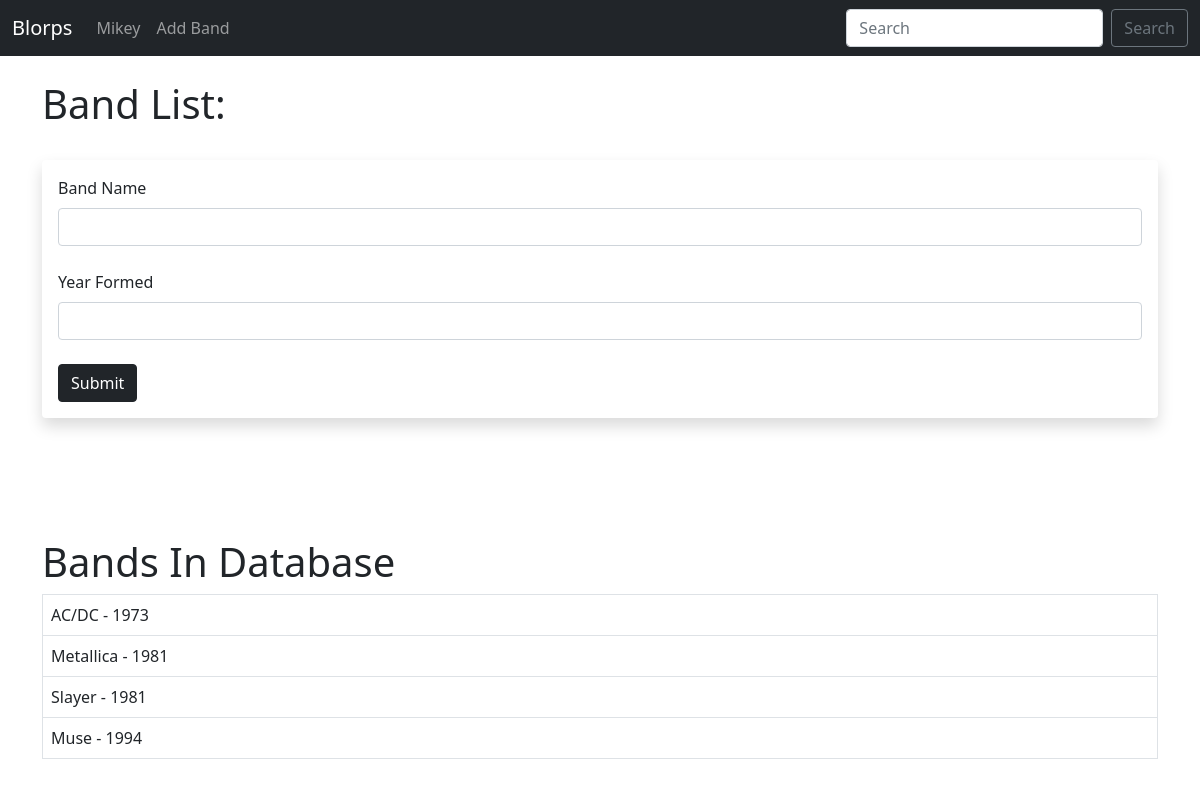
Before: /band/add with the older database file.
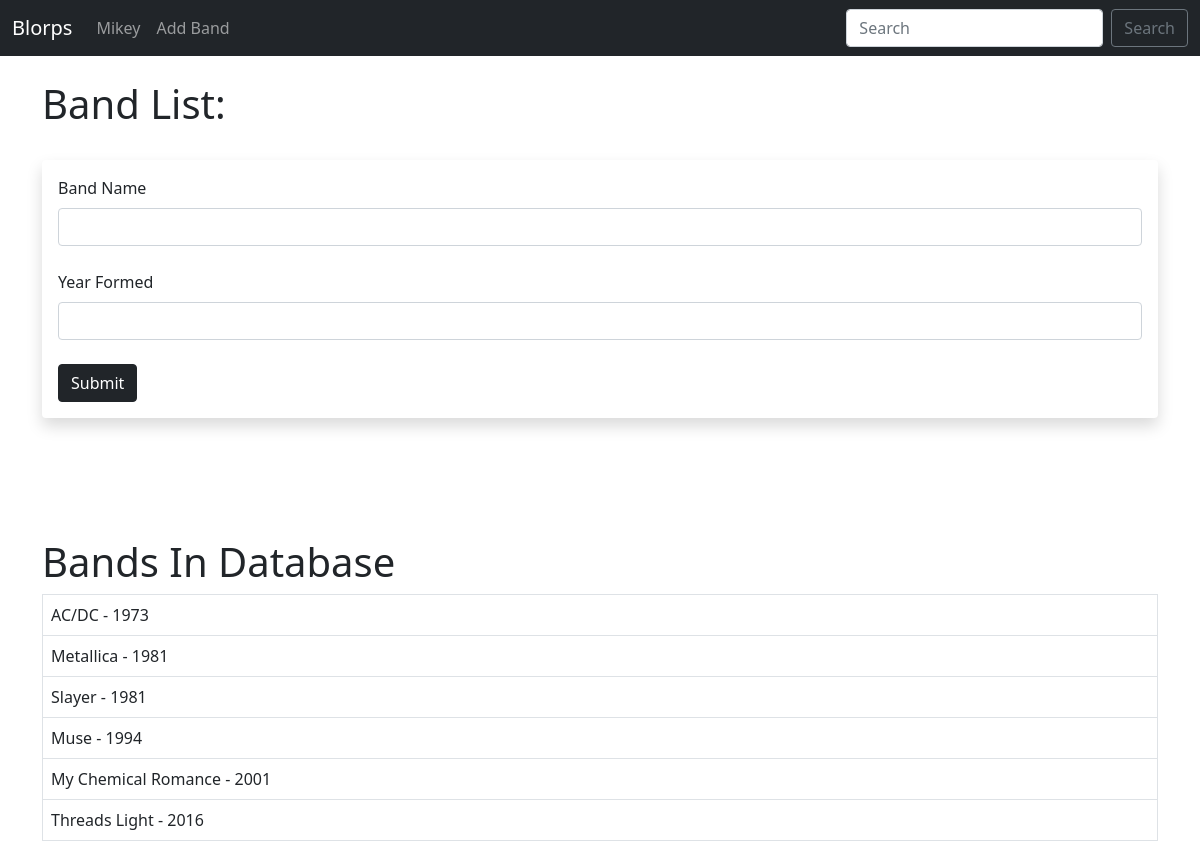
After: the same page with the newer database file.
### main.py (models this page shows, shortened)
class Bands(db.Model):
    id = db.Column(db.Integer, primary_key=True)
    band = db.Column(db.String(50), nullable=False)
    year_formed = db.Column(db.Integer, nullable=False)

### main.py (the view, shortened to what this page needs)
@app.route("/band/add", methods=['GET', 'POST'])
def add_band():
    band = None
    year = 0
    form = BandForm()
    our_bands = Bands.query.order_by(Bands.year_formed)
    return render_template("add_band.html",
        form=form,
        band=band,
        our_bands=our_bands)

### main.py
class BandForm(FlaskForm):
    band = StringField("Band Name", validators=[DataRequired()])
    year_formed = IntegerField("Year Formed", validators=[DataRequired()])
    submit = SubmitField("Submit")

### templates/add_band.html (shortened to what this page needs)
{% extends 'base.html' %}
{% block content %}
{% if band %}
    <h1>Added {{ band }}</h1>
{% else %}
    <h1>Band List:</h1>
    <br/>
<div class="shadow p-3 mb-5 bg-body rounded">
    <form method="POST">
        {{ form.band.label(class="form-label") }}
        {{ form.band(class="form-control") }}
        <br/>
        {{ form.year_formed.label(class="form-label") }}
        {{ form.year_formed(class="form-control") }}
        <br/>
        {{ form.submit(class="btn btn-dark") }}
    </form>
</div>
<br/><br/><br/>
<table class="table table-hover
table-bordered">
<h1>Bands In Database</h1>
{% for our_band in our_bands %}
    <tr>
    <td>{{ our_band.band }} -
    {{ our_band.year_formed }}</td>
    </tr>
{% endfor %}
</table>
{% endif %}
{% endblock %}

### templates/base.html (shortened to what this page needs)
<!doctype html>
<html lang="en">
  <head>
    <link href="https://cdn.jsdelivr.net/npm/bootstrap@5.0.0-beta3/dist/css/bootstrap.min.css" rel="stylesheet">
  </head>
  <body>
      {% include 'navbar.html' %}
    <br/>
    <div class="container">
        {% block content %}
        {% endblock %}
    </div>
  </body>
</html>

### templates/navbar.html (shortened to what this page needs)
<nav class="navbar navbar-expand-lg navbar-dark bg-dark">
    <div class="container-fluid">
      <a class="navbar-brand" href="{{ url_for('home') }}">Blorps</a>
      <div class="collapse navbar-collapse" id="navbarSupportedContent">
        <ul class="navbar-nav me-auto mb-2 mb-lg-0">
          <li class="nav-item">
            <a class="nav-link" href="{{ url_for('user', name='Mikey')}}">Mikey</a>
          </li>
          <li class="nav-item">
            <a class="nav-link" href="{{ url_for('add_band')}}">Add Band</a>
          </li>
        </ul>
        <form class="d-flex">
          <input class="form-control me-2" type="search" placeholder="Search" aria-label="Search">
          <button class="btn btn-outline-secondary" type="submit">Search</button>
        </form>
      </div>
    </div>
  </nav>

Changed rows visible on the page:
added Bands: band "My Chemical Romance", year_formed "2001"
added Bands: band "Threads Light", year_formed "2016"
